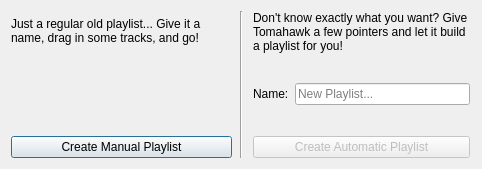
<?xml version="1.0" encoding="UTF-8"?>
<ui version="4.0">
 <class>PlaylistTypeSelectorDlg</class>
 <widget class="QDialog" name="PlaylistTypeSelectorDlg">
  <property name="geometry">
   <rect>
    <x>0</x>
    <y>0</y>
    <width>482</width>
    <height>169</height>
   </rect>
  </property>
  <property name="sizePolicy">
   <sizepolicy hsizetype="Preferred" vsizetype="Preferred">
    <horstretch>0</horstretch>
    <verstretch>0</verstretch>
   </sizepolicy>
  </property>
  <property name="minimumSize">
   <size>
    <width>482</width>
    <height>145</height>
   </size>
  </property>
  <property name="maximumSize">
   <size>
    <width>10000</width>
    <height>10000</height>
   </size>
  </property>
  <property name="windowTitle">
   <string>New Playlist</string>
  </property>
  <property name="modal">
   <bool>false</bool>
  </property>
  <layout class="QHBoxLayout" name="horizontalLayout_2" stretch="1,1,0">
   <item>
    <layout class="QVBoxLayout" name="verticalLayout">
     <property name="leftMargin">
      <number>0</number>
     </property>
     <property name="rightMargin">
      <number>2</number>
     </property>
     <item>
      <widget class="QLabel" name="label">
       <property name="minimumSize">
        <size>
         <width>221</width>
         <height>40</height>
        </size>
       </property>
       <property name="text">
        <string>Just a regular old playlist... Give it a name, drag in some tracks, and go!</string>
       </property>
       <property name="wordWrap">
        <bool>true</bool>
       </property>
       <property name="margin">
        <number>2</number>
       </property>
      </widget>
     </item>
     <item>
      <spacer name="verticalSpacer">
       <property name="orientation">
        <enum>Qt::Vertical</enum>
       </property>
       <property name="sizeHint" stdset="0">
        <size>
         <width>20</width>
         <height>28</height>
        </size>
       </property>
      </spacer>
     </item>
     <item>
      <widget class="QPushButton" name="manualPlaylistButton">
       <property name="text">
        <string>Create Manual Playlist</string>
       </property>
      </widget>
     </item>
    </layout>
   </item>
   <item>
    <widget class="Line" name="line">
     <property name="orientation">
      <enum>Qt::Vertical</enum>
     </property>
    </widget>
   </item>
   <item>
    <layout class="QVBoxLayout" name="verticalLayout_2">
     <property name="leftMargin">
      <number>4</number>
     </property>
     <property name="rightMargin">
      <number>1</number>
     </property>
     <item>
      <widget class="QLabel" name="label_2">
       <property name="sizePolicy">
        <sizepolicy hsizetype="Preferred" vsizetype="Preferred">
         <horstretch>0</horstretch>
         <verstretch>0</verstretch>
        </sizepolicy>
       </property>
       <property name="text">
        <string>Don't know exactly what you want? Give Tomahawk a few pointers and let it build a playlist for you!</string>
       </property>
       <property name="wordWrap">
        <bool>true</bool>
       </property>
       <property name="margin">
        <number>1</number>
       </property>
      </widget>
     </item>
     <item>
      <spacer name="verticalSpacer_4">
       <property name="orientation">
        <enum>Qt::Vertical</enum>
       </property>
       <property name="sizeHint" stdset="0">
        <size>
         <width>20</width>
         <height>40</height>
        </size>
       </property>
      </spacer>
     </item>
     <item>
      <layout class="QHBoxLayout" name="horizontalLayout">
       <item>
        <widget class="QLabel" name="label_3">
         <property name="text">
          <string>Name:</string>
         </property>
         <property name="margin">
          <number>1</number>
         </property>
        </widget>
       </item>
       <item>
        <widget class="QLineEdit" name="autoPlaylistNameLine">
         <property name="placeholderText">
          <string>New Playlist...</string>
         </property>
        </widget>
       </item>
      </layout>
     </item>
     <item>
      <spacer name="verticalSpacer_3">
       <property name="orientation">
        <enum>Qt::Vertical</enum>
       </property>
       <property name="sizeHint" stdset="0">
        <size>
         <width>20</width>
         <height>40</height>
        </size>
       </property>
      </spacer>
     </item>
     <item>
      <widget class="QPushButton" name="autoPlaylistButton">
       <property name="enabled">
        <bool>false</bool>
       </property>
       <property name="text">
        <string>Create Automatic Playlist</string>
       </property>
      </widget>
     </item>
    </layout>
   </item>
  </layout>
 </widget>
 <resources/>
 <connections/>
</ui>
